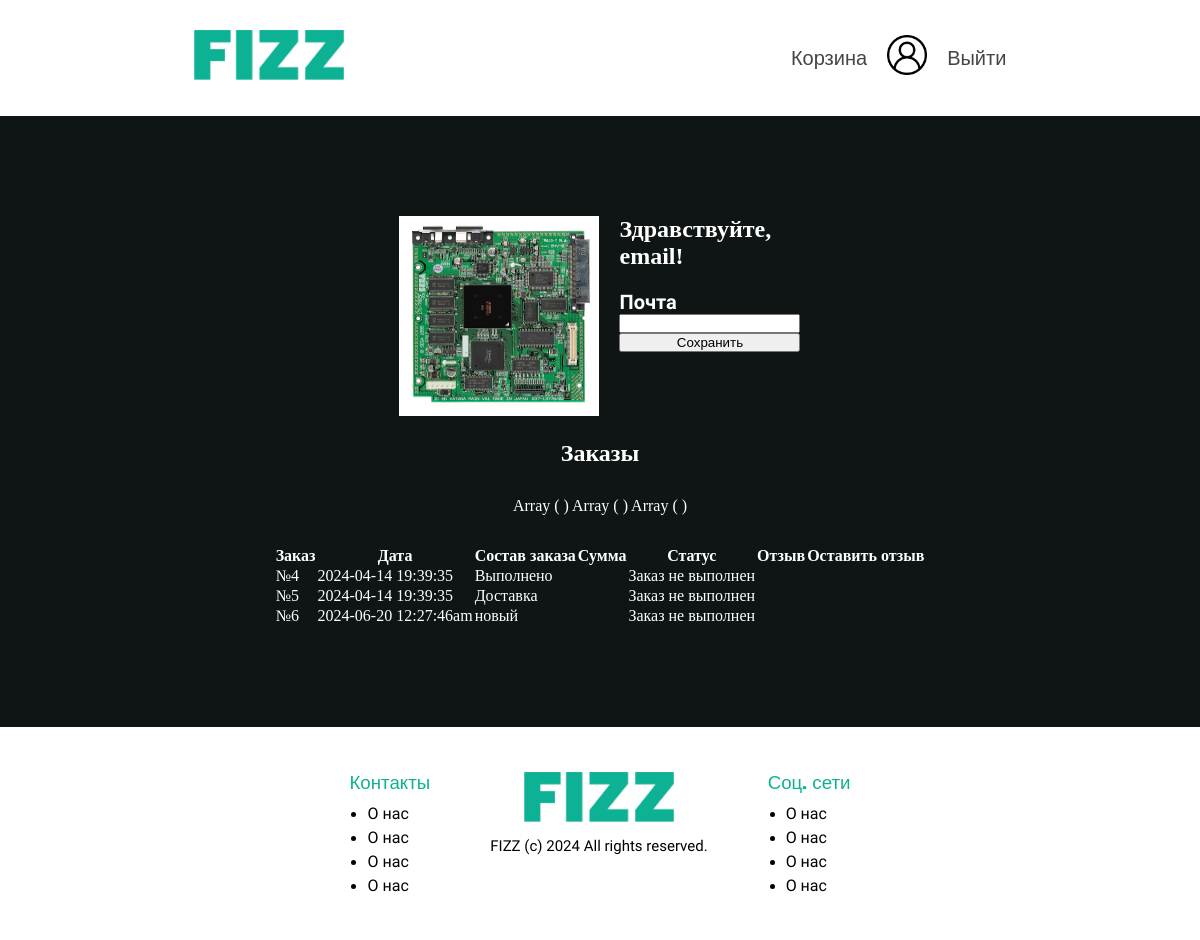
The page /user (signed in) on the database its author committed.
### tables this page shows
CREATE TABLE `Orders` (
  `Id_order` int NOT NULL,
  `User_id` int NOT NULL,
  `Date_of_order` varchar(30) NOT NULL,
  `Status` varchar(50) NOT NULL,
  `Total_price` decimal(25,0) NOT NULL,
  `Used_bonuses` decimal(10,0) DEFAULT NULL,
  `Accrued_bonuses` decimal(10,0) DEFAULT NULL,
  `Id_product` int DEFAULT NULL,
  `comment` varchar(255) DEFAULT NULL
);

### user/index.php (the view, shortened to what this page needs)
<?php
include("../connect/header.php");
include("../connect/connect.php");
$id = $_SESSION['user_id'];
$orderInfo = mysqli_fetch_all(mysqli_query($con ,"select * from `Orders` where User_id = $id" ));
?>
<main>
    <section>
        <div class="container" style="display:flex;gap:20px;">
            <div class="img">
                <img style="width:200px; height:200px;" src="..\images\pfp.jpg" alt="">
            </div>
            <div class="column-lk" style="display:flex;flex-direction:column; gap:20px;">
                <h1>Здравствуйте, <br> email!</h1>
                <form action="" style="display:flex; flex-direction:column;">
                    <label for="email">Почта</label>
                    <input required type="email" id="email">
                    <input type="submit" value="Сохранить">
                </form>
            </div>
            </div>
<div class="orders" style="margin: 20px 0 0 0;">
    <h2>Заказы</h2>
    <table>
                            <thead>
                                <tr>
                                    <th>Заказ</th>
                                    <th>Дата</th>
                                    <th>Состав заказа</th>
                                    <th>Сумма</th>
                                    <th>Статус</th>
                                    <th>Отзыв</th>
                                    <th>Оставить отзыв</th>
                                </tr>
                            </thead>
                            <?php
                                foreach($orderInfo as $value){
                                $infoProduct=mysqli_fetch_all(mysqli_query($con,"SELECT * FROM OrderProduct
                                INNER JOIN Orders ON OrderProduct.Id_order = Orders.Id_order
                                INNER JOIN Product ON Product.Id_product = OrderProduct.Id_product
                                where Orders.Id_order =$value[0] and Orders.User_id = $id"));
                                print_r($infoProduct);
                                ?>
                                <tr>
                                <td>№<?=$value[0]?></td>
                                <td><?=$value[2]?></td>
                        <td><?=$value[3]?></td>
                                <td><?=$value[7]?></td>
                                <td>
                                <?php if ($value[3] == "Готов"): ?>
                                <form method="post" action="">
                                <a href=""   data-bs-toggle="modal" data-bs-target="#feedback" ><img src="images\writing.png" alt="" class="img-writing"></a></td>
                                <div class="modal fade" id="feedback" tabindex="-1" aria-labelledby="exampleModalLabel" aria-hidden="true">
                                <div class="modal-dialog">
                                    <div class="modal-content">
                                    <div class="modal-header">
                                    <input type="hidden" name="order_id" value="<?= $value[0] ?>">
                                        <h5 class="modal-title" id="exampleModalLabel">Оставьте отзыв</h5>
                                        <button type="button" class="btn-close" data-bs-dismiss="modal" aria-label="Закрыть"></button>
                                    </div>
                                    <div class="modal-body">
                                        <div class="mb-3">
                                            <label for="message-text" class="col-form-label" >Сообщение:</label>
                                            <textarea class="form-control" id="message-text" name="review_text"></textarea>
                                        </div>
                                        <div class="modal-footer">
                                            <button type="submit" class="btn btn-primary" name="review_submit">Оставить отзыв</button>
                                            </div>
                                    </div>
                                    </div>
                                </div>
                                </div>
                            </form>
                                <?php else: ?>
                                        Заказ не выполнен
                                    <?php endif; ?>
                                </tr>
                                <?php } ?>
                        </table>
</div>
    </section>
</main>
<?php include("../connect/footer.php");?>
</body>
</html>

### connect/header.php (shortened to what this page needs)
<?php
$check = isset($_SESSION["user_id"]) ? $_SESSION["user_id"] : false;
?>
<!DOCTYPE html>
<html lang="en">
<head>
    <link rel="stylesheet" href="../style.css">
</head>
<body>
    <nav>
        <a id="logo-link" href="../index.php"><img class="logo" src="../images/logo.png" alt="Лого"></a>
        <div class="reg-auth-links" style="display:flex;flex-direction:row-reverse; gap:20px;">
            <?php if ($check) {
                if ($_SESSION["role"] == "user") { ?>
                    <a href="../reg-auth\exit.php">Выйти</a>
                    <a href="../user/"><img id="login" src="../images/login.png" alt="Войти"></a>
                    <a href="../cart.php">Корзина</a>
                <?php } else { ?>
                    <a href="../admin/"><img id="login" src="../images/login.png" alt="Войти"></a>
                    <a href="../reg-auth\exit.php">Выйти</a>
                <?php }
            } else { ?>
                <a href="../reg-auth/authorization.php"><img id="login" src="../images/login.png" alt="Войти"></a>
            <?php } ?>
        </div>
    </nav>

### connect/footer.php
<footer>
    <div class="links">
        <h3>Контакты</h3>
        <ul>
            <li><a href="#">О нас</a></li>
            <li><a href="#">О нас</a></li>
            <li><a href="#">О нас</a></li>
            <li><a href="#">О нас</a></li>
        </ul>
    </div>
    <div class="logo-cont">
        <img class="logo" src="../images/logo.png" alt="Лого">
        <p>FIZZ (c) 2024 All rights reserved.</p>
    </div>
    <div class="links">
        <h3>Соц. сети</h3>
        <ul>
            <li><a href="#">О нас</a></li>
            <li><a href="#">О нас</a></li>
            <li><a href="#">О нас</a></li>
            <li><a href="#">О нас</a></li>
        </ul>
    </div>
</footer>

### style.css (style rules this page uses)
* { margin: 0; padding: 0; }
body { display: flex; flex-direction: column; background-color: #0E1514; }
nav, footer { display: flex; align-items: center; gap: 5%; background-color: rgb(255, 255, 255); }
nav { justify-content: space-around; padding: 30px 0; }
nav a { text-decoration: none; color: rgb(69, 69, 69); font-family: "Russo One", sans-serif; font-weight: 400; font-style: normal; font-size: 20px; }
.reg-auth-links { display: flex; flex-direction: column-reverse; align-items: center; }
.logo { height: 50px; width: 150px; }
#login { width: 40px; height: 40px; }
main { display: flex; flex-direction: column; align-items: center; padding: 100px; }
section { display: flex; flex-direction: column; align-items: center; color: white; }
label { font-family: "Commissioner", sans-serif; font-weight: 600; font-size: 20px; }
footer { padding: 45px 0; align-items: start; justify-content: center; }
.logo-cont { display: flex; flex-direction: column; align-items: center; gap: 15px; }
.logo-cont p { font-family: "Commissioner", sans-serif; font-size: 15px; }
.links { display: flex; flex-direction: column; align-items: start; }
.links h3 { font-family: "Russo One", sans-serif; font-weight: 400; font-style: normal; margin: 0 0 10px 0; color: #0DB295; }
.links ul { display: flex; flex-direction: column; gap: 5px; list-style: disc; align-items: start; margin: 0 0 0 18px; }
.links a { font-family: "Commissioner", sans-serif; text-decoration: none; color: black; }
.orders { display: flex; flex-direction: column; align-items: center; gap: 30px; }

### rows shown on the page
orders: Id_order "4", Date_of_order "2024-04-14 19:39:35", Status "Выполнено", shows "Заказ не выполнен"
orders: Id_order "5", Date_of_order "2024-04-14 19:39:35", Status "Доставка", shows "Заказ не выполнен"
orders: Id_order "6", Date_of_order "2024-06-20 12:27:46am", Status "новый", shows "Заказ не выполнен"
